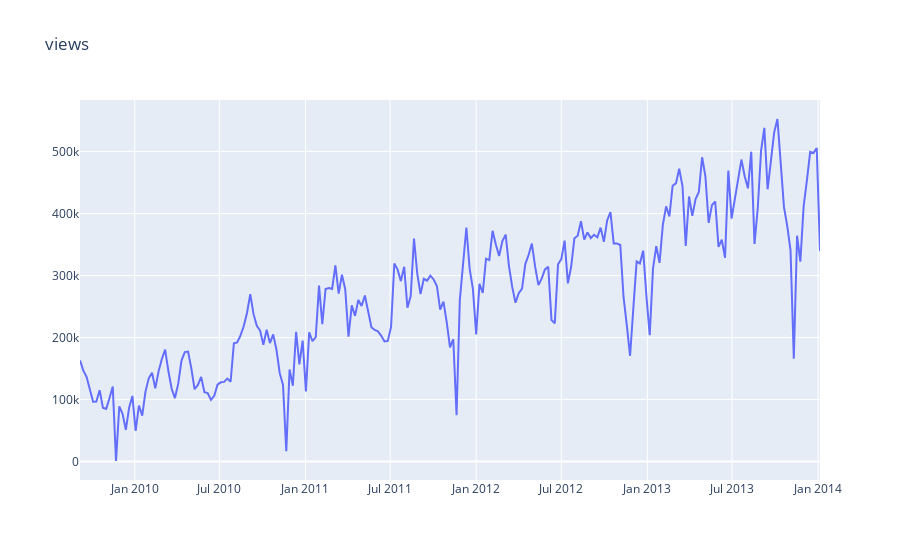

Here is the notebook cell this chart was saved with:
### Markdown cell above
Порівняння графіків тижневих інтервалів з різними агрегуючими функціями: медіана, середнє, сума.

### Code cell
#figure(figsize=(24,6))
fig, axes = plt.subplots(ncols=3, figsize=(36,6))

title_fontsize = {'fontsize': 20}
title_padding = 12

axes[0].set_title('median', fontdict=title_fontsize, pad=title_padding)
axes[1].set_title('mean', fontdict=title_fontsize, pad=title_padding)
axes[2].set_title('sum', fontdict=title_fontsize, pad=title_padding)

view_statistics_weekly_median_aggregated.plot(ax = axes[0], subplots=True)
view_statistics_weekly_mean_aggregated.plot(ax = axes[1], subplots=True)
view_statistics_weekly_sum_aggregated.plot(ax = axes[2], subplots=True)

plt.show()

plotly_df(data, title="views")

### Figure 1 — Plotly figure (JSON) as saved in the notebook; plotly's stock layout.template omitted (floating-point values rounded to 4 significant figures; data arrays with more than 128 entries replaced by an {"elided": "..."} marker saying what was removed)
{"data": [{"mode": "lines", "name": "qty", "type": "scatter", "x": {"elided": "227 str values"}, "y": {"elided": "227 float values"}}], "layout": {"title": {"text": "views"}}}
